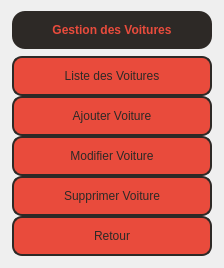
      <widget class="QWidget" name="carmenu">
       <layout class="QVBoxLayout" name="verticalLayout_10">
        <item alignment="Qt::AlignHCenter">
         <widget class="QLabel" name="cartitle">
          <property name="sizePolicy">
           <sizepolicy hsizetype="Fixed" vsizetype="Fixed">
            <horstretch>0</horstretch>
            <verstretch>0</verstretch>
           </sizepolicy>
          </property>
          <property name="minimumSize">
           <size>
            <width>200</width>
            <height>38</height>
           </size>
          </property>
          <property name="styleSheet">
           <string notr="true">background-color: rgb(45, 41, 38);
color:rgb(233, 75, 60);
font: 13pt &quot;Segoe UI&quot;,;
font-weight:bold;
border-radius:13px;</string>
          </property>
          <property name="text">
           <string>Gestion des Voitures</string>
          </property>
          <property name="alignment">
           <set>Qt::AlignCenter</set>
          </property>
         </widget>
        </item>
        <item alignment="Qt::AlignHCenter">
         <widget class="QFrame" name="frame3">
          <property name="sizePolicy">
           <sizepolicy hsizetype="Maximum" vsizetype="Maximum">
            <horstretch>0</horstretch>
            <verstretch>0</verstretch>
           </sizepolicy>
          </property>
          <property name="minimumSize">
           <size>
            <width>200</width>
            <height>200</height>
           </size>
          </property>
          <layout class="QVBoxLayout" name="verticalLayout_9">
           <property name="spacing">
            <number>0</number>
           </property>
           <property name="leftMargin">
            <number>1</number>
           </property>
           <property name="topMargin">
            <number>1</number>
           </property>
           <property name="rightMargin">
            <number>1</number>
           </property>
           <property name="bottomMargin">
            <number>1</number>
           </property>
           <item>
            <widget class="QPushButton" name="listcar">
             <property name="sizePolicy">
              <sizepolicy hsizetype="Maximum" vsizetype="Maximum">
               <horstretch>0</horstretch>
               <verstretch>0</verstretch>
              </sizepolicy>
             </property>
             <property name="minimumSize">
              <size>
               <width>200</width>
               <height>40</height>
              </size>
             </property>
             <property name="cursor">
              <cursorShape>PointingHandCursor</cursorShape>
             </property>
             <property name="styleSheet">
              <string notr="true">QPushButton {
    color:rgb(45, 41, 38);
    background-color:rgb(233, 75, 60);
    border-style:solid;
    border-width:2px;
    border-color:rgb(45, 41, 38);
    border-radius:10px;
    font: 11pt &quot;Segoe UI&quot;;
}
QPushButton:hover {
	background-color: rgb(45, 41, 38);
	color:rgb(233, 75, 60);
	border-color:rgb(233, 75, 60);
}
QPushButton:pressed {
    background-color:rgb(252, 249, 81);
    color:rgb(45, 41, 38);
    border-style:solid;
	border-color:rgba(255, 255, 255, 0);
}</string>
             </property>
             <property name="text">
              <string>Liste des Voitures</string>
             </property>
            </widget>
           </item>
           <item>
            <widget class="QPushButton" name="addcar">
             <property name="sizePolicy">
              <sizepolicy hsizetype="Maximum" vsizetype="Maximum">
               <horstretch>0</horstretch>
               <verstretch>0</verstretch>
              </sizepolicy>
             </property>
             <property name="minimumSize">
              <size>
               <width>200</width>
               <height>40</height>
              </size>
             </property>
             <property name="cursor">
              <cursorShape>PointingHandCursor</cursorShape>
             </property>
             <property name="styleSheet">
              <string notr="true">QPushButton {
    color:rgb(45, 41, 38);
    background-color:rgb(233, 75, 60);
    border-style:solid;
    border-width:2px;
    border-color:rgb(45, 41, 38);
    border-radius:10px;
    font: 11pt &quot;Segoe UI&quot;;
}
QPushButton:hover {
	background-color: rgb(45, 41, 38);
	color:rgb(233, 75, 60);
	border-color:rgb(233, 75, 60);
}
QPushButton:pressed {
    background-color:rgb(252, 249, 81);
    color:rgb(45, 41, 38);
    border-style:solid;
	border-color:rgba(255, 255, 255, 0);
}</string>
             </property>
             <property name="text">
              <string>Ajouter Voiture</string>
             </property>
            </widget>
           </item>
           <item>
            <widget class="QPushButton" name="modcar">
             <property name="sizePolicy">
              <sizepolicy hsizetype="Maximum" vsizetype="Maximum">
               <horstretch>0</horstretch>
               <verstretch>0</verstretch>
              </sizepolicy>
             </property>
             <property name="minimumSize">
              <size>
               <width>200</width>
               <height>40</height>
              </size>
             </property>
             <property name="cursor">
              <cursorShape>PointingHandCursor</cursorShape>
             </property>
             <property name="styleSheet">
              <string notr="true">QPushButton {
    color:rgb(45, 41, 38);
    background-color:rgb(233, 75, 60);
    border-style:solid;
    border-width:2px;
    border-color:rgb(45, 41, 38);
    border-radius:10px;
    font: 11pt &quot;Segoe UI&quot;;
}
QPushButton:hover {
	background-color: rgb(45, 41, 38);
	color:rgb(233, 75, 60);
	border-color:rgb(233, 75, 60);
}
QPushButton:pressed {
    background-color:rgb(252, 249, 81);
    color:rgb(45, 41, 38);
    border-style:solid;
	border-color:rgba(255, 255, 255, 0);
}</string>
             </property>
             <property name="text">
              <string>Modifier Voiture</string>
             </property>
            </widget>
           </item>
           <item>
            <widget class="QPushButton" name="delcar">
             <property name="sizePolicy">
              <sizepolicy hsizetype="Maximum" vsizetype="Maximum">
               <horstretch>0</horstretch>
               <verstretch>0</verstretch>
              </sizepolicy>
             </property>
             <property name="minimumSize">
              <size>
               <width>200</width>
               <height>40</height>
              </size>
             </property>
             <property name="cursor">
              <cursorShape>PointingHandCursor</cursorShape>
             </property>
             <property name="styleSheet">
              <string notr="true">QPushButton {
    color:rgb(45, 41, 38);
    background-color:rgb(233, 75, 60);
    border-style:solid;
    border-width:2px;
    border-color:rgb(45, 41, 38);
    border-radius:10px;
    font: 11pt &quot;Segoe UI&quot;;
}
QPushButton:hover {
	background-color: rgb(45, 41, 38);
	color:rgb(233, 75, 60);
	border-color:rgb(233, 75, 60);
}
QPushButton:pressed {
    background-color:rgb(252, 249, 81);
    color:rgb(45, 41, 38);
    border-style:solid;
	border-color:rgba(255, 255, 255, 0);
}</string>
             </property>
             <property name="text">
              <string>Supprimer Voiture</string>
             </property>
            </widget>
           </item>
           <item>
            <widget class="QPushButton" name="return1">
             <property name="sizePolicy">
              <sizepolicy hsizetype="Maximum" vsizetype="Maximum">
               <horstretch>0</horstretch>
               <verstretch>0</verstretch>
              </sizepolicy>
             </property>
             <property name="minimumSize">
              <size>
               <width>200</width>
               <height>40</height>
              </size>
             </property>
             <property name="cursor">
              <cursorShape>PointingHandCursor</cursorShape>
             </property>
             <property name="styleSheet">
              <string notr="true">QPushButton {
    color:rgb(45, 41, 38);
    background-color:rgb(233, 75, 60);
    border-style:solid;
    border-width:2px;
    border-color:rgb(45, 41, 38);
    border-radius:10px;
    font: 11pt &quot;Segoe UI&quot;;
}
QPushButton:hover {
	background-color: rgb(45, 41, 38);
	color:rgb(233, 75, 60);
	border-color:rgb(233, 75, 60);
}
QPushButton:pressed {
    background-color:rgb(252, 249, 81);
    color:rgb(45, 41, 38);
    border-style:solid;
	border-color:rgba(255, 255, 255, 0);
}</string>
             </property>
             <property name="text">
              <string>Retour</string>
             </property>
            </widget>
           </item>
          </layout>
         </widget>
        </item>
       </layout>
      </widget>
